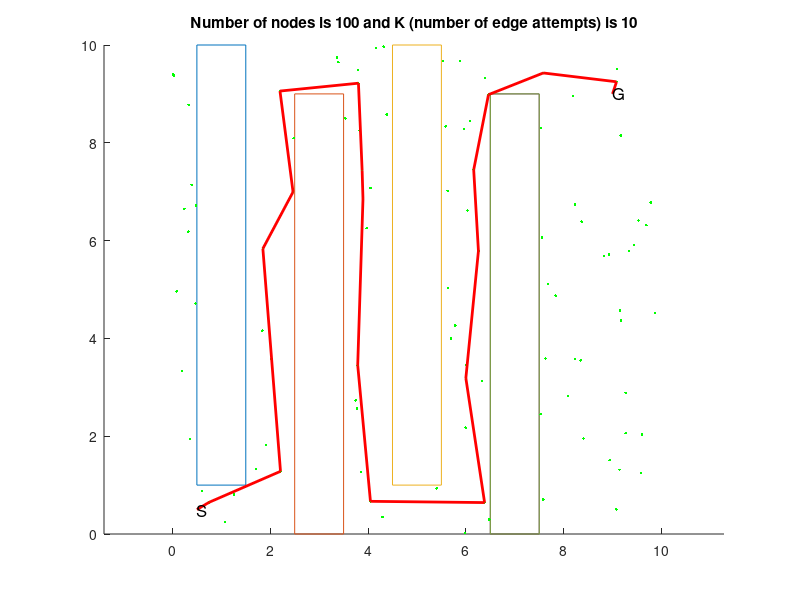

The MATLAB script that drew this image:
% Automatically generated by solvePlanningProblem using
% #nodes=100
% #edges per node10
% step size for collision check 0.1
% xMin=0
% xMax=10
% yMin=0
% yMax=10
% worldModel="MyWorld"
% problem spec file "problem2.txt"

clf
hold on
X=1*[-.5 .5 .5 -.5 -.5];Y=9*[.5 .5 -.5 -.5 .5];P = [X;Y];ct = cos(0);st = sin(0);R = [ct -st;st ct];P = R * P;plot(P(1,:)+1,P(2,:)+5.5);
X=1*[-.5 .5 .5 -.5 -.5];Y=9*[.5 .5 -.5 -.5 .5];P = [X;Y];ct = cos(0);st = sin(0);R = [ct -st;st ct];P = R * P;plot(P(1,:)+3,P(2,:)+4.5);
X=1*[-.5 .5 .5 -.5 -.5];Y=9*[.5 .5 -.5 -.5 .5];P = [X;Y];ct = cos(0);st = sin(0);R = [ct -st;st ct];P = R * P;plot(P(1,:)+5,P(2,:)+5.5);
X=1*[-.5 .5 .5 -.5 -.5];Y=9*[.5 .5 -.5 -.5 .5];P = [X;Y];ct = cos(0);st = sin(0);R = [ct -st;st ct];P = R * P;plot(P(1,:)+7,P(2,:)+4.5);
X=1*[-.5 .5 .5 -.5 -.5];Y=9*[.5 .5 -.5 -.5 .5];P = [X;Y];ct = cos(0);st = sin(0);R = [ct -st;st ct];P = R * P;plot(P(1,:)+7,P(2,:)+4.5);
plot(8.36885,6.38715,'.g')
plot(8.93988,1.50968,'.g')
plot(5.96089,8.28278,'.g')
plot(5.58918,8.33749,'.g')
plot(5.62676,7.01724,'.g')
plot(9.58005,1.24175,'.g')
plot(2.20979,1.28179,'.g')
plot(8.40654,1.95412,'.g')
plot(9.44028,5.9133,'.g')
plot(7.83903,4.87389,'.g')
plot(9.78159,6.7789,'.g')
plot(6.38357,0.64267,'.g')
plot(8.92545,5.71175,'.g')
plot(9.86399,4.51463,'.g')
plot(4.04924,0.668197,'.g')
plot(5.53352,9.67601,'.g')
plot(7.68544,5.11357,'.g')
plot(6.39536,9.3243,'.g')
plot(1.84935,5.83564,'.g')
plot(2.4794,8.09237,'.g')
plot(6.46302,8.98444,'.g')
plot(3.85833,1.26839,'.g')
plot(1.08095,0.241893,'.g')
plot(1.91106,1.81922,'.g')
plot(7.53098,2.45034,'.g')
plot(1.25623,0.80398,'.g')
plot(5.99824,2.17399,'.g')
plot(8.22923,6.7359,'.g')
plot(7.58208,0.708631,'.g')
plot(9.69307,6.31507,'.g')
plot(8.34715,3.5514,'.g')
plot(7.58347,9.4281,'.g')
plot(3.79329,9.49453,'.g')
plot(0.331044,8.7783,'.g')
plot(8.82998,5.68219,'.g')
plot(0.358523,1.94852,'.g')
plot(3.78874,3.45171,'.g')
plot(6.00027,3.18792,'.g')
plot(2.02292,3.58235,'.g')
plot(3.89655,6.85119,'.g')
plot(7.62746,3.58962,'.g')
plot(5.40271,0.934299,'.g')
plot(0.244256,6.65004,'.g')
plot(6.25749,5.78686,'.g')
plot(8.09244,2.82435,'.g')
plot(4.29665,0.348138,'.g')
plot(6.47737,0.29692,'.g')
plot(3.53605,8.5003,'.g')
plot(3.87927,7.4326,'.g')
plot(9.26748,2.88405,'.g')
plot(9.09753,9.51174,'.g')
plot(9.53408,6.41146,'.g')
plot(0.087036,4.96242,'.g')
plot(0.749283,0.64782,'.g')
plot(9.16888,8.15089,'.g')
plot(9.34124,5.78942,'.g')
plot(6.08634,8.44253,'.g')
plot(4.31891,9.96561,'.g')
plot(5.87513,9.6704,'.g')
plot(8.18816,8.95367,'.g')
plot(1.83772,4.15809,'.g')
plot(6.33422,3.12494,'.g')
plot(3.77276,2.56782,'.g')
plot(0.394251,7.14127,'.g')
plot(0.475158,4.71317,'.g')
plot(4.38357,8.57921,'.g')
plot(7.53288,8.30819,'.g')
plot(0.0273661,9.3706,'.g')
plot(2.46628,6.99474,'.g')
plot(4.04915,7.07661,'.g')
plot(6.16078,7.44809,'.g')
plot(4.16011,9.93353,'.g')
plot(0.0159182,9.39451,'.g')
plot(3.97014,6.25398,'.g')
plot(9.17471,4.36439,'.g')
plot(3.39525,9.64987,'.g')
plot(9.07756,0.502132,'.g')
plot(6.00015,3.46113,'.g')
plot(9.08134,9.24777,'.g')
plot(6.03286,6.61422,'.g')
plot(7.55596,6.06022,'.g')
plot(5.98482,0.0222493,'.g')
plot(3.80383,9.21887,'.g')
plot(9.1524,4.56813,'.g')
plot(1.71021,1.32859,'.g')
plot(0.60543,0.884916,'.g')
plot(5.69299,4.00068,'.g')
plot(8.23167,3.58416,'.g')
plot(5.7827,4.26453,'.g')
plot(0.198384,3.33867,'.g')
plot(0.324753,6.1832,'.g')
plot(0.483835,6.71425,'.g')
plot(5.63787,5.03605,'.g')
plot(9.60418,2.03663,'.g')
plot(9.14172,1.31438,'.g')
plot(3.36523,9.74715,'.g')
plot(2.1993,9.05821,'.g')
plot(3.74783,2.73408,'.g')
plot(3.82876,8.25065,'.g')
plot(9.26901,2.06043,'.g')
if 0
  plot([8.93988,8.36885] ,[1.50968, 6.38715], 'k')
  plot([5.58918,5.96089] ,[8.33749, 8.28278], 'k')
  plot([5.62676,5.96089] ,[7.01724, 8.28278], 'k')
  plot([5.62676,5.58918] ,[7.01724, 8.33749], 'k')
  plot([9.58005,8.93988] ,[1.24175, 1.50968], 'k')
  plot([9.58005,8.36885] ,[1.24175, 6.38715], 'k')
  plot([8.40654,8.93988] ,[1.95412, 1.50968], 'k')
  plot([8.40654,9.58005] ,[1.95412, 1.24175], 'k')
  plot([8.40654,8.36885] ,[1.95412, 6.38715], 'k')
  plot([9.44028,8.36885] ,[5.9133, 6.38715], 'k')
  plot([9.44028,8.40654] ,[5.9133, 1.95412], 'k')
  plot([9.44028,8.93988] ,[5.9133, 1.50968], 'k')
  plot([9.44028,9.58005] ,[5.9133, 1.24175], 'k')
  plot([7.83903,8.36885] ,[4.87389, 6.38715], 'k')
  plot([7.83903,9.44028] ,[4.87389, 5.9133], 'k')
  plot([7.83903,8.40654] ,[4.87389, 1.95412], 'k')
  plot([7.83903,8.93988] ,[4.87389, 1.50968], 'k')
  plot([7.83903,9.58005] ,[4.87389, 1.24175], 'k')
  plot([9.78159,9.44028] ,[6.7789, 5.9133], 'k')
  plot([9.78159,8.36885] ,[6.7789, 6.38715], 'k')
  plot([9.78159,7.83903] ,[6.7789, 4.87389], 'k')
  plot([9.78159,8.40654] ,[6.7789, 1.95412], 'k')
  plot([9.78159,8.93988] ,[6.7789, 1.50968], 'k')
  plot([9.78159,9.58005] ,[6.7789, 1.24175], 'k')
  plot([6.38357,5.62676] ,[0.64267, 7.01724], 'k')
  plot([6.38357,5.96089] ,[0.64267, 8.28278], 'k')
  plot([8.92545,9.44028] ,[5.71175, 5.9133], 'k')
  plot([8.92545,8.36885] ,[5.71175, 6.38715], 'k')
  plot([8.92545,9.78159] ,[5.71175, 6.7789], 'k')
  plot([8.92545,7.83903] ,[5.71175, 4.87389], 'k')
  plot([8.92545,8.40654] ,[5.71175, 1.95412], 'k')
  plot([8.92545,8.93988] ,[5.71175, 1.50968], 'k')
  plot([8.92545,9.58005] ,[5.71175, 1.24175], 'k')
  plot([9.86399,9.44028] ,[4.51463, 5.9133], 'k')
  plot([9.86399,8.92545] ,[4.51463, 5.71175], 'k')
  plot([9.86399,7.83903] ,[4.51463, 4.87389], 'k')
  plot([9.86399,9.78159] ,[4.51463, 6.7789], 'k')
  plot([9.86399,8.36885] ,[4.51463, 6.38715], 'k')
  plot([9.86399,8.40654] ,[4.51463, 1.95412], 'k')
  plot([9.86399,8.93988] ,[4.51463, 1.50968], 'k')
  plot([9.86399,9.58005] ,[4.51463, 1.24175], 'k')
  plot([4.04924,6.38357] ,[0.668197, 0.64267], 'k')
  plot([5.53352,5.58918] ,[9.67601, 8.33749], 'k')
  plot([5.53352,5.96089] ,[9.67601, 8.28278], 'k')
  plot([5.53352,5.62676] ,[9.67601, 7.01724], 'k')
  plot([7.68544,7.83903] ,[5.11357, 4.87389], 'k')
  plot([7.68544,8.92545] ,[5.11357, 5.71175], 'k')
  plot([7.68544,8.36885] ,[5.11357, 6.38715], 'k')
  plot([7.68544,9.44028] ,[5.11357, 5.9133], 'k')
  plot([7.68544,9.86399] ,[5.11357, 4.51463], 'k')
  plot([7.68544,9.78159] ,[5.11357, 6.7789], 'k')
  plot([7.68544,8.40654] ,[5.11357, 1.95412], 'k')
  plot([7.68544,8.93988] ,[5.11357, 1.50968], 'k')
  plot([6.39536,5.96089] ,[9.3243, 8.28278], 'k')
  plot([6.39536,5.58918] ,[9.3243, 8.33749], 'k')
  plot([6.39536,5.62676] ,[9.3243, 7.01724], 'k')
  plot([1.84935,2.20979] ,[5.83564, 1.28179], 'k')
  plot([2.4794,1.84935] ,[8.09237, 5.83564], 'k')
  plot([2.4794,2.20979] ,[8.09237, 1.28179], 'k')
  plot([6.46302,6.39536] ,[8.98444, 9.3243], 'k')
  plot([6.46302,5.96089] ,[8.98444, 8.28278], 'k')
  plot([6.46302,5.58918] ,[8.98444, 8.33749], 'k')
  plot([6.46302,5.62676] ,[8.98444, 7.01724], 'k')
  plot([3.85833,4.04924] ,[1.26839, 0.668197], 'k')
  plot([1.08095,2.20979] ,[0.241893, 1.28179], 'k')
  plot([1.91106,2.20979] ,[1.81922, 1.28179], 'k')
  plot([1.91106,1.84935] ,[1.81922, 5.83564], 'k')
  plot([1.91106,2.4794] ,[1.81922, 8.09237], 'k')
  plot([7.53098,8.40654] ,[2.45034, 1.95412], 'k')
  plot([7.53098,8.93988] ,[2.45034, 1.50968], 'k')
  plot([7.53098,9.58005] ,[2.45034, 1.24175], 'k')
  plot([7.53098,7.83903] ,[2.45034, 4.87389], 'k')
  plot([7.53098,7.68544] ,[2.45034, 5.11357], 'k')
  plot([7.53098,9.86399] ,[2.45034, 4.51463], 'k')
  plot([7.53098,8.92545] ,[2.45034, 5.71175], 'k')
  plot([1.25623,1.08095] ,[0.80398, 0.241893], 'k')
  plot([1.25623,2.20979] ,[0.80398, 1.28179], 'k')
  plot([5.99824,6.38357] ,[2.17399, 0.64267], 'k')
  plot([8.22923,8.36885] ,[6.7359, 6.38715], 'k')
  plot([8.22923,8.92545] ,[6.7359, 5.71175], 'k')
  plot([8.22923,9.44028] ,[6.7359, 5.9133], 'k')
  plot([8.22923,9.78159] ,[6.7359, 6.7789], 'k')
  plot([8.22923,7.68544] ,[6.7359, 5.11357], 'k')
  plot([8.22923,7.83903] ,[6.7359, 4.87389], 'k')
  plot([8.22923,9.86399] ,[6.7359, 4.51463], 'k')
  plot([7.58208,8.40654] ,[0.708631, 1.95412], 'k')
  plot([7.58208,8.93988] ,[0.708631, 1.50968], 'k')
  plot([7.58208,7.53098] ,[0.708631, 2.45034], 'k')
  plot([7.58208,9.58005] ,[0.708631, 1.24175], 'k')
  plot([7.58208,7.83903] ,[0.708631, 4.87389], 'k')
  plot([7.58208,7.68544] ,[0.708631, 5.11357], 'k')
  plot([9.69307,9.78159] ,[6.31507, 6.7789], 'k')
  plot([9.69307,9.44028] ,[6.31507, 5.9133], 'k')
  plot([9.69307,8.92545] ,[6.31507, 5.71175], 'k')
  plot([9.69307,8.36885] ,[6.31507, 6.38715], 'k')
  plot([9.69307,8.22923] ,[6.31507, 6.7359], 'k')
  plot([9.69307,9.86399] ,[6.31507, 4.51463], 'k')
  plot([9.69307,7.68544] ,[6.31507, 5.11357], 'k')
  plot([9.69307,7.83903] ,[6.31507, 4.87389], 'k')
  plot([8.34715,7.83903] ,[3.5514, 4.87389], 'k')
  plot([8.34715,8.40654] ,[3.5514, 1.95412], 'k')
  plot([8.34715,7.68544] ,[3.5514, 5.11357], 'k')
  plot([8.34715,9.86399] ,[3.5514, 4.51463], 'k')
  plot([8.34715,8.93988] ,[3.5514, 1.50968], 'k')
  plot([8.34715,8.92545] ,[3.5514, 5.71175], 'k')
  plot([8.34715,9.44028] ,[3.5514, 5.9133], 'k')
  plot([8.34715,9.58005] ,[3.5514, 1.24175], 'k')
  plot([7.58347,6.39536] ,[9.4281, 9.3243], 'k')
  plot([7.58347,6.46302] ,[9.4281, 8.98444], 'k')
  plot([7.58347,8.22923] ,[9.4281, 6.7359], 'k')
  plot([7.58347,8.36885] ,[9.4281, 6.38715], 'k')
  plot([7.58347,9.78159] ,[9.4281, 6.7789], 'k')
  plot([7.58347,9.69307] ,[9.4281, 6.31507], 'k')
  plot([8.82998,8.92545] ,[5.68219, 5.71175], 'k')
  plot([8.82998,9.44028] ,[5.68219, 5.9133], 'k')
  plot([8.82998,8.36885] ,[5.68219, 6.38715], 'k')
  plot([8.82998,9.69307] ,[5.68219, 6.31507], 'k')
  plot([8.82998,8.22923] ,[5.68219, 6.7359], 'k')
  plot([8.82998,7.68544] ,[5.68219, 5.11357], 'k')
  plot([8.82998,7.83903] ,[5.68219, 4.87389], 'k')
  plot([8.82998,9.78159] ,[5.68219, 6.7789], 'k')
  plot([8.82998,9.86399] ,[5.68219, 4.51463], 'k')
  plot([8.82998,8.34715] ,[5.68219, 3.5514], 'k')
  plot([3.78874,3.85833] ,[3.45171, 1.26839], 'k')
  plot([3.78874,4.04924] ,[3.45171, 0.668197], 'k')
  plot([6.00027,5.99824] ,[3.18792, 2.17399], 'k')
  plot([6.00027,6.38357] ,[3.18792, 0.64267], 'k')
  plot([2.02292,1.91106] ,[3.58235, 1.81922], 'k')
  plot([2.02292,1.84935] ,[3.58235, 5.83564], 'k')
  plot([2.02292,2.20979] ,[3.58235, 1.28179], 'k')
  plot([3.89655,3.79329] ,[6.85119, 9.49453], 'k')
  plot([3.89655,3.78874] ,[6.85119, 3.45171], 'k')
  plot([7.62746,8.34715] ,[3.58962, 3.5514], 'k')
  plot([7.62746,7.53098] ,[3.58962, 2.45034], 'k')
  plot([7.62746,7.83903] ,[3.58962, 4.87389], 'k')
  plot([7.62746,7.68544] ,[3.58962, 5.11357], 'k')
  plot([7.62746,8.40654] ,[3.58962, 1.95412], 'k')
  plot([7.62746,8.82998] ,[3.58962, 5.68219], 'k')
  plot([7.62746,9.86399] ,[3.58962, 4.51463], 'k')
  plot([7.62746,8.93988] ,[3.58962, 1.50968], 'k')
  plot([5.40271,6.38357] ,[0.934299, 0.64267], 'k')
  plot([5.40271,4.04924] ,[0.934299, 0.668197], 'k')
  plot([0.244256,0.331044] ,[6.65004, 8.7783], 'k')
  plot([0.244256,0.358523] ,[6.65004, 1.94852], 'k')
  plot([6.25749,5.62676] ,[5.78686, 7.01724], 'k')
  plot([6.25749,5.96089] ,[5.78686, 8.28278], 'k')
  plot([6.25749,6.00027] ,[5.78686, 3.18792], 'k')
  plot([8.09244,8.34715] ,[2.82435, 3.5514], 'k')
  plot([8.09244,7.62746] ,[2.82435, 3.58962], 'k')
  plot([8.09244,8.40654] ,[2.82435, 1.95412], 'k')
  plot([8.09244,8.93988] ,[2.82435, 1.50968], 'k')
  plot([8.09244,7.83903] ,[2.82435, 4.87389], 'k')
  plot([8.09244,9.58005] ,[2.82435, 1.24175], 'k')
  plot([8.09244,7.58208] ,[2.82435, 0.708631], 'k')
  plot([4.29665,4.04924] ,[0.348138, 0.668197], 'k')
  plot([4.29665,3.85833] ,[0.348138, 1.26839], 'k')
  plot([4.29665,5.40271] ,[0.348138, 0.934299], 'k')
  plot([4.29665,6.38357] ,[0.348138, 0.64267], 'k')
  plot([4.29665,3.78874] ,[0.348138, 3.45171], 'k')
  plot([6.47737,6.38357] ,[0.29692, 0.64267], 'k')
  plot([6.47737,5.40271] ,[0.29692, 0.934299], 'k')
  plot([6.47737,5.99824] ,[0.29692, 2.17399], 'k')
  plot([6.47737,4.29665] ,[0.29692, 0.348138], 'k')
  plot([6.47737,4.04924] ,[0.29692, 0.668197], 'k')
  plot([3.53605,3.79329] ,[8.5003, 9.49453], 'k')
  plot([3.53605,3.89655] ,[8.5003, 6.85119], 'k')
  plot([3.87927,3.89655] ,[7.4326, 6.85119], 'k')
  plot([3.87927,3.53605] ,[7.4326, 8.5003], 'k')
  plot([3.87927,3.79329] ,[7.4326, 9.49453], 'k')
  plot([9.26748,8.34715] ,[2.88405, 3.5514], 'k')
  plot([9.26748,8.09244] ,[2.88405, 2.82435], 'k')
  plot([9.26748,8.40654] ,[2.88405, 1.95412], 'k')
  plot([9.26748,8.93988] ,[2.88405, 1.50968], 'k')
  plot([9.26748,9.58005] ,[2.88405, 1.24175], 'k')
  plot([9.26748,9.86399] ,[2.88405, 4.51463], 'k')
  plot([9.26748,7.62746] ,[2.88405, 3.58962], 'k')
  plot([9.26748,7.83903] ,[2.88405, 4.87389], 'k')
  plot([9.26748,7.68544] ,[2.88405, 5.11357], 'k')
  plot([9.09753,7.58347] ,[9.51174, 9.4281], 'k')
  plot([9.09753,6.46302] ,[9.51174, 8.98444], 'k')
  plot([9.09753,6.39536] ,[9.51174, 9.3243], 'k')
  plot([9.09753,9.78159] ,[9.51174, 6.7789], 'k')
  plot([9.09753,8.22923] ,[9.51174, 6.7359], 'k')
  plot([9.09753,8.36885] ,[9.51174, 6.38715], 'k')
  plot([9.09753,9.69307] ,[9.51174, 6.31507], 'k')
  plot([9.09753,9.44028] ,[9.51174, 5.9133], 'k')
  plot([9.53408,9.69307] ,[6.41146, 6.31507], 'k')
  plot([9.53408,9.78159] ,[6.41146, 6.7789], 'k')
  plot([9.53408,9.44028] ,[6.41146, 5.9133], 'k')
  plot([9.53408,8.92545] ,[6.41146, 5.71175], 'k')
  plot([9.53408,8.82998] ,[6.41146, 5.68219], 'k')
  plot([9.53408,8.36885] ,[6.41146, 6.38715], 'k')
  plot([9.53408,8.22923] ,[6.41146, 6.7359], 'k')
  plot([9.53408,9.86399] ,[6.41146, 4.51463], 'k')
  plot([9.53408,7.68544] ,[6.41146, 5.11357], 'k')
  plot([9.53408,7.83903] ,[6.41146, 4.87389], 'k')
  plot([0.087036,0.244256] ,[4.96242, 6.65004], 'k')
  plot([0.087036,0.358523] ,[4.96242, 1.94852], 'k')
  plot([0.087036,0.331044] ,[4.96242, 8.7783], 'k')
  plot([0.749283,1.08095] ,[0.64782, 0.241893], 'k')
  plot([0.749283,1.25623] ,[0.64782, 0.80398], 'k')
  plot([0.749283,2.20979] ,[0.64782, 1.28179], 'k')
  plot([9.16888,9.09753] ,[8.15089, 9.51174], 'k')
  plot([9.16888,9.78159] ,[8.15089, 6.7789], 'k')
  plot([9.16888,8.22923] ,[8.15089, 6.7359], 'k')
  plot([9.16888,9.53408] ,[8.15089, 6.41146], 'k')
  plot([9.16888,9.69307] ,[8.15089, 6.31507], 'k')
  plot([9.16888,8.36885] ,[8.15089, 6.38715], 'k')
  plot([9.16888,7.58347] ,[8.15089, 9.4281], 'k')
  plot([9.16888,9.44028] ,[8.15089, 5.9133], 'k')
  plot([9.16888,8.92545] ,[8.15089, 5.71175], 'k')
  plot([9.16888,8.82998] ,[8.15089, 5.68219], 'k')
  plot([9.34124,9.44028] ,[5.78942, 5.9133], 'k')
  plot([9.34124,8.92545] ,[5.78942, 5.71175], 'k')
  plot([9.34124,8.82998] ,[5.78942, 5.68219], 'k')
  plot([9.34124,9.69307] ,[5.78942, 6.31507], 'k')
  plot([9.34124,9.53408] ,[5.78942, 6.41146], 'k')
  plot([9.34124,9.78159] ,[5.78942, 6.7789], 'k')
  plot([9.34124,8.36885] ,[5.78942, 6.38715], 'k')
  plot([9.34124,9.86399] ,[5.78942, 4.51463], 'k')
  plot([9.34124,8.22923] ,[5.78942, 6.7359], 'k')
  plot([9.34124,7.83903] ,[5.78942, 4.87389], 'k')
  plot([6.08634,5.96089] ,[8.44253, 8.28278], 'k')
  plot([6.08634,6.46302] ,[8.44253, 8.98444], 'k')
  plot([6.08634,6.39536] ,[8.44253, 9.3243], 'k')
  plot([6.08634,5.62676] ,[8.44253, 7.01724], 'k')
  plot([4.31891,3.79329] ,[9.96561, 9.49453], 'k')
  plot([4.31891,3.87927] ,[9.96561, 7.4326], 'k')
  plot([5.87513,6.39536] ,[9.6704, 9.3243], 'k')
  plot([5.87513,6.08634] ,[9.6704, 8.44253], 'k')
  plot([5.87513,5.58918] ,[9.6704, 8.33749], 'k')
  plot([5.87513,5.96089] ,[9.6704, 8.28278], 'k')
  plot([5.87513,7.58347] ,[9.6704, 9.4281], 'k')
  plot([8.18816,7.58347] ,[8.95367, 9.4281], 'k')
  plot([8.18816,9.09753] ,[8.95367, 9.51174], 'k')
  plot([8.18816,9.16888] ,[8.95367, 8.15089], 'k')
  plot([8.18816,6.39536] ,[8.95367, 9.3243], 'k')
  plot([8.18816,8.22923] ,[8.95367, 6.7359], 'k')
  plot([8.18816,5.87513] ,[8.95367, 9.6704], 'k')
  plot([8.18816,8.36885] ,[8.95367, 6.38715], 'k')
  plot([1.83772,2.02292] ,[4.15809, 3.58235], 'k')
  plot([1.83772,1.84935] ,[4.15809, 5.83564], 'k')
  plot([1.83772,1.91106] ,[4.15809, 1.81922], 'k')
  plot([1.83772,2.20979] ,[4.15809, 1.28179], 'k')
  plot([6.33422,6.00027] ,[3.12494, 3.18792], 'k')
  plot([6.33422,5.99824] ,[3.12494, 2.17399], 'k')
  plot([3.77276,3.78874] ,[2.56782, 3.45171], 'k')
  plot([3.77276,3.85833] ,[2.56782, 1.26839], 'k')
  plot([3.77276,4.04924] ,[2.56782, 0.668197], 'k')
  plot([3.77276,4.29665] ,[2.56782, 0.348138], 'k')
  plot([0.394251,0.244256] ,[7.14127, 6.65004], 'k')
  plot([0.394251,0.331044] ,[7.14127, 8.7783], 'k')
  plot([0.394251,0.087036] ,[7.14127, 4.96242], 'k')
  plot([0.475158,0.087036] ,[4.71317, 4.96242], 'k')
  plot([0.475158,0.244256] ,[4.71317, 6.65004], 'k')
  plot([0.475158,0.394251] ,[4.71317, 7.14127], 'k')
  plot([0.475158,0.358523] ,[4.71317, 1.94852], 'k')
  plot([4.38357,3.79329] ,[8.57921, 9.49453], 'k')
  plot([4.38357,3.87927] ,[8.57921, 7.4326], 'k')
  plot([4.38357,4.31891] ,[8.57921, 9.96561], 'k')
  plot([4.38357,3.89655] ,[8.57921, 6.85119], 'k')
  plot([7.53288,8.18816] ,[8.30819, 8.95367], 'k')
  plot([7.53288,7.58347] ,[8.30819, 9.4281], 'k')
  plot([7.53288,9.16888] ,[8.30819, 8.15089], 'k')
  plot([7.53288,8.22923] ,[8.30819, 6.7359], 'k')
  plot([7.53288,9.09753] ,[8.30819, 9.51174], 'k')
  plot([0.0273661,0.331044] ,[9.3706, 8.7783], 'k')
  plot([0.0273661,0.394251] ,[9.3706, 7.14127], 'k')
  plot([0.0273661,0.244256] ,[9.3706, 6.65004], 'k')
  plot([0.0273661,0.087036] ,[9.3706, 4.96242], 'k')
  plot([2.46628,2.4794] ,[6.99474, 8.09237], 'k')
  plot([2.46628,1.84935] ,[6.99474, 5.83564], 'k')
  plot([4.04915,3.89655] ,[7.07661, 6.85119], 'k')
  plot([4.04915,3.87927] ,[7.07661, 7.4326], 'k')
  plot([4.04915,3.53605] ,[7.07661, 8.5003], 'k')
  plot([4.04915,4.38357] ,[7.07661, 8.57921], 'k')
  plot([4.04915,3.79329] ,[7.07661, 9.49453], 'k')
  plot([6.16078,5.62676] ,[7.44809, 7.01724], 'k')
  plot([6.16078,5.96089] ,[7.44809, 8.28278], 'k')
  plot([6.16078,6.08634] ,[7.44809, 8.44253], 'k')
  plot([6.16078,5.58918] ,[7.44809, 8.33749], 'k')
  plot([6.16078,6.46302] ,[7.44809, 8.98444], 'k')
  plot([6.16078,6.25749] ,[7.44809, 5.78686], 'k')
  plot([6.16078,6.39536] ,[7.44809, 9.3243], 'k')
  plot([4.16011,4.31891] ,[9.93353, 9.96561], 'k')
  plot([4.16011,3.79329] ,[9.93353, 9.49453], 'k')
  plot([4.16011,4.38357] ,[9.93353, 8.57921], 'k')
  plot([0.0159182,0.0273661] ,[9.39451, 9.3706], 'k')
  plot([0.0159182,0.331044] ,[9.39451, 8.7783], 'k')
  plot([0.0159182,0.394251] ,[9.39451, 7.14127], 'k')
  plot([0.0159182,0.244256] ,[9.39451, 6.65004], 'k')
  plot([3.97014,3.89655] ,[6.25398, 6.85119], 'k')
  plot([3.97014,4.04915] ,[6.25398, 7.07661], 'k')
  plot([3.97014,3.87927] ,[6.25398, 7.4326], 'k')
  plot([3.97014,3.53605] ,[6.25398, 8.5003], 'k')
  plot([3.97014,4.38357] ,[6.25398, 8.57921], 'k')
  plot([9.17471,9.86399] ,[4.36439, 4.51463], 'k')
  plot([9.17471,8.34715] ,[4.36439, 3.5514], 'k')
  plot([9.17471,8.82998] ,[4.36439, 5.68219], 'k')
  plot([9.17471,8.92545] ,[4.36439, 5.71175], 'k')
  plot([9.17471,7.83903] ,[4.36439, 4.87389], 'k')
  plot([9.17471,9.34124] ,[4.36439, 5.78942], 'k')
  plot([9.17471,9.26748] ,[4.36439, 2.88405], 'k')
  plot([9.17471,9.44028] ,[4.36439, 5.9133], 'k')
  plot([9.17471,7.68544] ,[4.36439, 5.11357], 'k')
  plot([9.17471,7.62746] ,[4.36439, 3.58962], 'k')
  plot([3.39525,3.79329] ,[9.64987, 9.49453], 'k')
  plot([3.39525,4.16011] ,[9.64987, 9.93353], 'k')
  plot([3.39525,4.31891] ,[9.64987, 9.96561], 'k')
  plot([3.39525,4.38357] ,[9.64987, 8.57921], 'k')
  plot([3.39525,3.87927] ,[9.64987, 7.4326], 'k')
  plot([9.07756,9.58005] ,[0.502132, 1.24175], 'k')
  plot([9.07756,8.93988] ,[0.502132, 1.50968], 'k')
  plot([9.07756,8.40654] ,[0.502132, 1.95412], 'k')
  plot([9.07756,9.26748] ,[0.502132, 2.88405], 'k')
  plot([9.07756,8.09244] ,[0.502132, 2.82435], 'k')
  plot([9.07756,8.34715] ,[0.502132, 3.5514], 'k')
  plot([6.00015,6.00027] ,[3.46113, 3.18792], 'k')
  plot([6.00015,6.33422] ,[3.46113, 3.12494], 'k')
  plot([6.00015,5.99824] ,[3.46113, 2.17399], 'k')
  plot([6.00015,6.25749] ,[3.46113, 5.78686], 'k')
  plot([9.08134,9.09753] ,[9.24777, 9.51174], 'k')
  plot([9.08134,8.18816] ,[9.24777, 8.95367], 'k')
  plot([9.08134,9.16888] ,[9.24777, 8.15089], 'k')
  plot([9.08134,7.58347] ,[9.24777, 9.4281], 'k')
  plot([9.08134,9.78159] ,[9.24777, 6.7789], 'k')
  plot([9.08134,8.22923] ,[9.24777, 6.7359], 'k')
  plot([9.08134,6.39536] ,[9.24777, 9.3243], 'k')
  plot([9.08134,9.53408] ,[9.24777, 6.41146], 'k')
  plot([6.03286,5.62676] ,[6.61422, 7.01724], 'k')
  plot([6.03286,6.16078] ,[6.61422, 7.44809], 'k')
  plot([6.03286,6.25749] ,[6.61422, 5.78686], 'k')
  plot([6.03286,5.96089] ,[6.61422, 8.28278], 'k')
  plot([6.03286,5.58918] ,[6.61422, 8.33749], 'k')
  plot([6.03286,6.08634] ,[6.61422, 8.44253], 'k')
  plot([7.55596,8.36885] ,[6.06022, 6.38715], 'k')
  plot([7.55596,8.22923] ,[6.06022, 6.7359], 'k')
  plot([7.55596,7.68544] ,[6.06022, 5.11357], 'k')
  plot([7.55596,7.83903] ,[6.06022, 4.87389], 'k')
  plot([7.55596,8.82998] ,[6.06022, 5.68219], 'k')
  plot([7.55596,8.92545] ,[6.06022, 5.71175], 'k')
  plot([7.55596,9.34124] ,[6.06022, 5.78942], 'k')
  plot([7.55596,9.44028] ,[6.06022, 5.9133], 'k')
  plot([5.98482,6.38357] ,[0.0222493, 0.64267], 'k')
  plot([5.98482,4.29665] ,[0.0222493, 0.348138], 'k')
  plot([5.98482,4.04924] ,[0.0222493, 0.668197], 'k')
  plot([5.98482,5.99824] ,[0.0222493, 2.17399], 'k')
  plot([5.98482,3.85833] ,[0.0222493, 1.26839], 'k')
  plot([3.80383,3.79329] ,[9.21887, 9.49453], 'k')
  plot([3.80383,3.39525] ,[9.21887, 9.64987], 'k')
  plot([3.80383,3.53605] ,[9.21887, 8.5003], 'k')
  plot([3.80383,4.16011] ,[9.21887, 9.93353], 'k')
  plot([3.80383,4.38357] ,[9.21887, 8.57921], 'k')
  plot([3.80383,4.31891] ,[9.21887, 9.96561], 'k')
  plot([3.80383,3.87927] ,[9.21887, 7.4326], 'k')
  plot([9.1524,9.17471] ,[4.56813, 4.36439], 'k')
  plot([9.1524,9.86399] ,[4.56813, 4.51463], 'k')
  plot([9.1524,8.82998] ,[4.56813, 5.68219], 'k')
  plot([9.1524,8.92545] ,[4.56813, 5.71175], 'k')
  plot([9.1524,9.34124] ,[4.56813, 5.78942], 'k')
  plot([9.1524,8.34715] ,[4.56813, 3.5514], 'k')
  plot([9.1524,7.83903] ,[4.56813, 4.87389], 'k')
  plot([9.1524,9.44028] ,[4.56813, 5.9133], 'k')
  plot([9.1524,7.68544] ,[4.56813, 5.11357], 'k')
  plot([9.1524,9.26748] ,[4.56813, 2.88405], 'k')
  plot([1.71021,2.20979] ,[1.32859, 1.28179], 'k')
  plot([1.71021,1.91106] ,[1.32859, 1.81922], 'k')
  plot([1.71021,1.08095] ,[1.32859, 0.241893], 'k')
  plot([1.71021,2.02292] ,[1.32859, 3.58235], 'k')
  plot([0.60543,0.749283] ,[0.884916, 0.64782], 'k')
  plot([0.60543,1.25623] ,[0.884916, 0.80398], 'k')
  plot([0.60543,1.08095] ,[0.884916, 0.241893], 'k')
  plot([5.69299,6.00015] ,[4.00068, 3.46113], 'k')
  plot([5.69299,6.00027] ,[4.00068, 3.18792], 'k')
  plot([5.69299,6.33422] ,[4.00068, 3.12494], 'k')
  plot([5.69299,5.99824] ,[4.00068, 2.17399], 'k')
  plot([5.69299,6.25749] ,[4.00068, 5.78686], 'k')
  plot([8.23167,8.34715] ,[3.58416, 3.5514], 'k')
  plot([8.23167,7.62746] ,[3.58416, 3.58962], 'k')
  plot([8.23167,8.09244] ,[3.58416, 2.82435], 'k')
  plot([8.23167,9.17471] ,[3.58416, 4.36439], 'k')
  plot([8.23167,9.26748] ,[3.58416, 2.88405], 'k')
  plot([8.23167,9.1524] ,[3.58416, 4.56813], 'k')
  plot([8.23167,7.83903] ,[3.58416, 4.87389], 'k')
  plot([8.23167,7.68544] ,[3.58416, 5.11357], 'k')
  plot([8.23167,8.40654] ,[3.58416, 1.95412], 'k')
  plot([5.7827,5.69299] ,[4.26453, 4.00068], 'k')
  plot([5.7827,6.00015] ,[4.26453, 3.46113], 'k')
  plot([5.7827,6.00027] ,[4.26453, 3.18792], 'k')
  plot([5.7827,6.33422] ,[4.26453, 3.12494], 'k')
  plot([5.7827,6.25749] ,[4.26453, 5.78686], 'k')
  plot([5.7827,5.99824] ,[4.26453, 2.17399], 'k')
  plot([0.198384,0.358523] ,[3.33867, 1.94852], 'k')
  plot([0.198384,0.475158] ,[3.33867, 4.71317], 'k')
  plot([0.198384,0.087036] ,[3.33867, 4.96242], 'k')
  plot([0.324753,0.244256] ,[6.1832, 6.65004], 'k')
  plot([0.324753,0.394251] ,[6.1832, 7.14127], 'k')
  plot([0.324753,0.087036] ,[6.1832, 4.96242], 'k')
  plot([0.324753,0.475158] ,[6.1832, 4.71317], 'k')
  plot([0.324753,0.331044] ,[6.1832, 8.7783], 'k')
  plot([0.324753,0.198384] ,[6.1832, 3.33867], 'k')
  plot([0.483835,0.244256] ,[6.71425, 6.65004], 'k')
  plot([0.483835,0.394251] ,[6.71425, 7.14127], 'k')
  plot([0.483835,0.324753] ,[6.71425, 6.1832], 'k')
  plot([0.483835,0.087036] ,[6.71425, 4.96242], 'k')
  plot([0.483835,0.475158] ,[6.71425, 4.71317], 'k')
  plot([0.483835,0.331044] ,[6.71425, 8.7783], 'k')
  plot([0.483835,0.0273661] ,[6.71425, 9.3706], 'k')
  plot([5.63787,5.7827] ,[5.03605, 4.26453], 'k')
  plot([5.63787,6.25749] ,[5.03605, 5.78686], 'k')
  plot([5.63787,5.69299] ,[5.03605, 4.00068], 'k')
  plot([5.63787,6.00015] ,[5.03605, 3.46113], 'k')
  plot([5.63787,6.03286] ,[5.03605, 6.61422], 'k')
  plot([5.63787,6.00027] ,[5.03605, 3.18792], 'k')
  plot([5.63787,5.62676] ,[5.03605, 7.01724], 'k')
  plot([5.63787,6.33422] ,[5.03605, 3.12494], 'k')
  plot([9.60418,9.58005] ,[2.03663, 1.24175], 'k')
  plot([9.60418,8.93988] ,[2.03663, 1.50968], 'k')
  plot([9.60418,9.26748] ,[2.03663, 2.88405], 'k')
  plot([9.60418,8.40654] ,[2.03663, 1.95412], 'k')
  plot([9.60418,9.07756] ,[2.03663, 0.502132], 'k')
  plot([9.60418,8.09244] ,[2.03663, 2.82435], 'k')
  plot([9.60418,8.34715] ,[2.03663, 3.5514], 'k')
  plot([9.60418,8.23167] ,[2.03663, 3.58416], 'k')
  plot([9.60418,9.17471] ,[2.03663, 4.36439], 'k')
  plot([9.14172,8.93988] ,[1.31438, 1.50968], 'k')
  plot([9.14172,9.58005] ,[1.31438, 1.24175], 'k')
  plot([9.14172,9.07756] ,[1.31438, 0.502132], 'k')
  plot([9.14172,9.60418] ,[1.31438, 2.03663], 'k')
  plot([9.14172,8.40654] ,[1.31438, 1.95412], 'k')
  plot([9.14172,9.26748] ,[1.31438, 2.88405], 'k')
  plot([9.14172,8.09244] ,[1.31438, 2.82435], 'k')
  plot([9.14172,8.34715] ,[1.31438, 3.5514], 'k')
  plot([3.36523,3.39525] ,[9.74715, 9.64987], 'k')
  plot([3.36523,3.79329] ,[9.74715, 9.49453], 'k')
  plot([3.36523,3.80383] ,[9.74715, 9.21887], 'k')
  plot([3.36523,4.16011] ,[9.74715, 9.93353], 'k')
  plot([3.36523,4.31891] ,[9.74715, 9.96561], 'k')
  plot([3.36523,4.38357] ,[9.74715, 8.57921], 'k')
  plot([3.36523,3.87927] ,[9.74715, 7.4326], 'k')
  plot([2.1993,3.39525] ,[9.05821, 9.64987], 'k')
  plot([2.1993,3.36523] ,[9.05821, 9.74715], 'k')
  plot([2.1993,3.80383] ,[9.05821, 9.21887], 'k')
  plot([2.1993,3.79329] ,[9.05821, 9.49453], 'k')
  plot([2.1993,2.46628] ,[9.05821, 6.99474], 'k')
  plot([2.1993,4.16011] ,[9.05821, 9.93353], 'k')
  plot([3.74783,3.77276] ,[2.73408, 2.56782], 'k')
  plot([3.74783,3.78874] ,[2.73408, 3.45171], 'k')
  plot([3.74783,3.85833] ,[2.73408, 1.26839], 'k')
  plot([3.74783,4.04924] ,[2.73408, 0.668197], 'k')
  plot([3.82876,4.38357] ,[8.25065, 8.57921], 'k')
  plot([3.82876,3.87927] ,[8.25065, 7.4326], 'k')
  plot([3.82876,3.80383] ,[8.25065, 9.21887], 'k')
  plot([3.82876,4.04915] ,[8.25065, 7.07661], 'k')
  plot([3.82876,3.79329] ,[8.25065, 9.49453], 'k')
  plot([3.82876,3.89655] ,[8.25065, 6.85119], 'k')
  plot([3.82876,3.39525] ,[8.25065, 9.64987], 'k')
  plot([3.82876,3.36523] ,[8.25065, 9.74715], 'k')
  plot([9.26901,9.60418] ,[2.06043, 2.03663], 'k')
  plot([9.26901,8.93988] ,[2.06043, 1.50968], 'k')
  plot([9.26901,9.14172] ,[2.06043, 1.31438], 'k')
  plot([9.26901,9.26748] ,[2.06043, 2.88405], 'k')
  plot([9.26901,8.40654] ,[2.06043, 1.95412], 'k')
  plot([9.26901,9.58005] ,[2.06043, 1.24175], 'k')
  plot([9.26901,8.09244] ,[2.06043, 2.82435], 'k')
  plot([9.26901,9.07756] ,[2.06043, 0.502132], 'k')
  plot([9.26901,8.34715] ,[2.06043, 3.5514], 'k')
end
plot([0.5, 0.749283], [0.5, 0.64782], 'r', 'LineWidth', 2)
plot([0.749283, 2.20979], [0.64782, 1.28179], 'r', 'LineWidth', 2)
plot([2.20979, 1.84935], [1.28179, 5.83564], 'r', 'LineWidth', 2)
plot([1.84935, 2.46628], [5.83564, 6.99474], 'r', 'LineWidth', 2)
plot([2.46628, 2.1993], [6.99474, 9.05821], 'r', 'LineWidth', 2)
plot([2.1993, 3.80383], [9.05821, 9.21887], 'r', 'LineWidth', 2)
plot([3.80383, 3.87927], [9.21887, 7.4326], 'r', 'LineWidth', 2)
plot([3.87927, 3.89655], [7.4326, 6.85119], 'r', 'LineWidth', 2)
plot([3.89655, 3.78874], [6.85119, 3.45171], 'r', 'LineWidth', 2)
plot([3.78874, 4.04924], [3.45171, 0.668197], 'r', 'LineWidth', 2)
plot([4.04924, 6.38357], [0.668197, 0.64267], 'r', 'LineWidth', 2)
plot([6.38357, 6.00027], [0.64267, 3.18792], 'r', 'LineWidth', 2)
plot([6.00027, 6.25749], [3.18792, 5.78686], 'r', 'LineWidth', 2)
plot([6.25749, 6.16078], [5.78686, 7.44809], 'r', 'LineWidth', 2)
plot([6.16078, 6.46302], [7.44809, 8.98444], 'r', 'LineWidth', 2)
plot([6.46302, 7.58347], [8.98444, 9.4281], 'r', 'LineWidth', 2)
plot([7.58347, 9.08134], [9.4281, 9.24777], 'r', 'LineWidth', 2)
plot([9.08134, 9], [9.24777, 9], 'r', 'LineWidth', 2)
text(0.5, 0.5,'S','FontSize',12)
text(9, 9,'G','FontSize',12)
hold off
title('Number of nodes is 100 and K (number of edge attempts) is 10')
axis equal